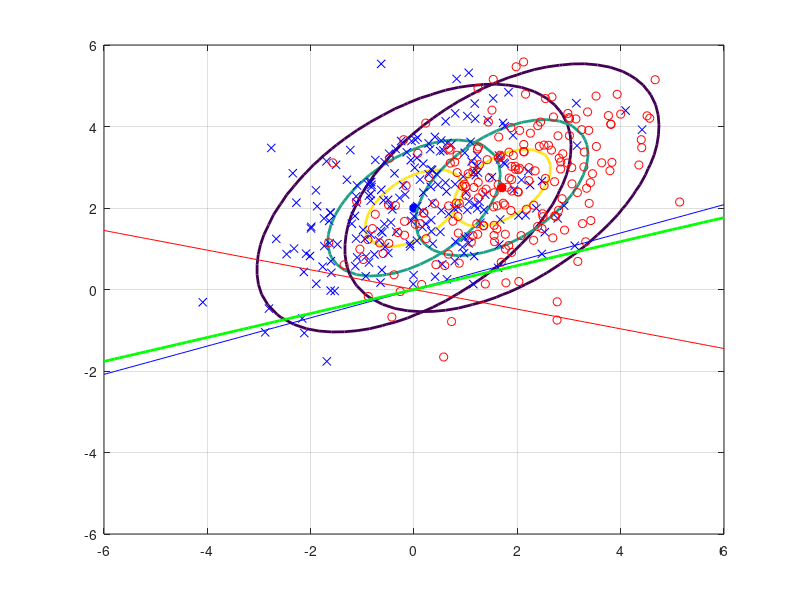

Write the MATLAB code that produced this figure. (Note: this script raises an error after producing the figure.)
C1 = [2,1;1,2];
C2 = [2,1;1,2];
m1 = [0;2];
m2 = [1.7;2.5];

numGrid = 50;
xRange = linspace(-6.0, 6.0, numGrid);
yRange = linspace(-6.0, 6.0, numGrid);
P1 = zeros(numGrid, numGrid);
P2 = P1;
for i = 1:numGrid
    for j = 1:numGrid
        x = [yRange(j) xRange(i)]';
        P1(i,j) = mvnpdf(x', m1', C1);
        P2(i,j) = mvnpdf(x', m2', C2);
    end
end
Pmax = max(max([P1 P2]));
figure(1),clf,
contour(xRange, yRange, P1, [0.1*Pmax 0.5*Pmax 0.8*Pmax], 'LineWidth', 2);
hold on;
plot(m1(1),m1(2), 'b*', 'LineWidth', 4);
contour(xRange, yRange, P2, [0.1*Pmax 0.5*Pmax 0.8*Pmax], 'LineWidth', 2);
plot(m2(1),m2(2), 'r*', 'LineWidth', 4);

N = 200;
X1 = mvnrnd(m1, C1, N);
X2 = mvnrnd(m2, C2, N);
plot(X1(:,1),X1(:,2),'bx',X2(:,1),X2(:,2),'ro');grid on;

wF = inv(C1+C2)*(m1-m2);
xx = -6:0.1:6;
yy = xx*wF(2)/wF(1);

wr = zeros(2,1);
wr(1) = rand(1)*2 - 1;wr(2) = rand(1)*2 - 1;
xr = -6:0.1:6;
yr = xr*wr(2)/wr(1);

wC = zeros(2,1);
wC(1) = m1(1)-m2(1); wC(2) = m1(2)-m2(2);
xc = -6:0.1:6;
yc = xc*wC(2)/wC(1);

plot(xx,yy,'r',xr,yr,'b', xc,yc,'g','LineWidth', 2);
rocResolution = 50;

[ROC, acc, thRange] = lab3f1(N,X1,X2,wF,rocResolution);
[ROCr, accr] = lab3f1(N,X1,X2,wr,rocResolution);
[ROCC, accC] = lab3f1(N,X1,X2,wC,rocResolution);

figure(3), clf,
plot(ROC(:,1), ROC(:,2), 'r', 'LineWidth', 2);
axis([0 100 0 100]);
grid on, hold on
plot(0:100, 0:100, 'b-');
grid on, hold on
plot(ROCr(:,1), ROCr(:,2), 'b', 'LineWidth', 2);
grid on, hold on
plot(ROCC(:,1), ROCC(:,2), 'g', 'LineWidth', 2);
xlabel('False Positive', 'FontSize', 16);
ylabel('True Positive', 'FontSize', 16);
title('Receiver Operating Characteristic Curve', 'FontSize', 20);


ax = linspace(1,rocResolution,rocResolution);
figure(4), clf,
plot(ax, acc, 'r', 'LineWidth', 2);
grid on, hold on
plot(ax, accr, 'b', 'LineWidth', 2);
grid on, hold on
plot(ax, accC, 'g', 'LineWidth', 2);
xlabel('Threshold', 'FontSize', 16);
ylabel('ACC', 'FontSize', 16);
title('ACC in 3 models', 'FontSize', 20);

auc = abs(trapz(ROC(:,1),ROC(:,2))/10000);
aucr = abs(trapz(ROCr(:,1),ROCr(:,2))/10000);
aucC = abs(trapz(ROCC(:,1),ROCC(:,2))/10000);
disp([auc aucr aucC]);
% knn
X = [X1;X2];
N1 = size(X1,1);
N2 = size(X2,1);
y = [ones(N1,1); -1*ones(N2,1)];
d = zeros(N1+N2-1,1);
nCorrect = 0;
k = 7;
for jtst = 1:(N1+N2)
    xtst = X(jtst,:);
    ytst = y(jtst);
    
    jtrn = setdiff(1:N1+N2, jtst);
    Xtrn = X(jtrn,:);
    ytrn = y(jtrn,1);
    x1max = max(Xtrn(:,1));
    x2max = max(Xtrn(:,2));
    x1min = min(Xtrn(:,1));
    x2min = min(Xtrn(:,2));
    
    for i = 1:(N1+N2-1)
        d(i) = (((Xtrn(i,1)-xtst(1))/(x1max-x1min))^2+((Xtrn(i,2)-xtst(2))/(x2max-x2min))^2)^(1/2);
    end
    dc = sort(d);
    i = 0;
    j = 0;
    p = 0; ne = 0;
    while (i<k)
        for j = 1 : (N1+N2)
            if (dc(i+1) == d(j))
                if (y(j)>0)
                    p = p + 1; i = i + 1;break;
                elseif y(j)<0
                    ne = ne + 1; i = i + 1;break;
                end
            end
        end
    end
    if p>ne
        ytrm = 1;
    else
        ytrm = -1;
    end
    
    if(ytrm*ytst>0)
        nCorrect = nCorrect + 1;
    end
end

pCorrect = nCorrect*100/(N1+N2);
%1 1NN
N1 = size(X1,1);
N2 = size(X2,1);
y = [ones(N1,1); -1*ones(N2,1)];
d = zeros(N1+N2-1,1);
nCorrect1 = 0;
for jtst = 1:(N1+N2)
    xtst = X(jtst,:);
    ytst = y(jtst);
    
    jtr = setdiff(1:N1+N2, jtst);
    Xtr = X(jtr,:);
    ytr = y(jtr,1);
    
    for i = 1:(N1+N2-1)
        d(i) = norm(Xtr(i,:)-xtst);
    end
    
    [imin] = find(d == min(d));
    
    if(ytr(imin(1))*ytst>0)
        nCorrect1 = nCorrect1 + 1;
    end
end

pCorrect1 = nCorrect1*100/(N1+N2);

%me k-mean
s1 = zeros(1,2); s2 = zeros(1,2);
s1(1) = (rand(1)*2 - 1);s1(2) = (rand(1)*2 - 1)+2;
s2(1) = 0.25*(rand(1)*2 - 1)+1.75;s2(2) = 0.5*(rand(1)*2 - 1)+2.5;

% s1(1) = 0.5*(rand(1)*2 - 1);s1(2) = 2+0.5*(rand(1)*2 - 1);
% s2(1) = 1.7+0.5*(rand(1)*2 - 1);s2(2) = 2.5+0.5*(rand(1)*2 - 1);

se1 = s1; se2 = s2;
XE1 = zeros(N1+N2,2);XE2 = zeros(N1+N2,2);
ye = [ones(N1,1); -1*ones(N2,1)];
i1 = 1; i2 = 1;
opop = 0;
ea = 0.0001;
nCorrectme = 0;
De1 = 0; De2 = 0;
while opop<5000
    Dep1 = De1; Dep2 = De2;
    De1 = 0; De2 = 0;
    for j = 1:N1+N2
        de1 = norm(X(j,:)-se1);
        de2 = norm(X(j,:)-se2);
        if de1<de2
            XE1(i1,:) = X(j,:); De1 = De1 + de1; i1 = i1 + 1;ye(j) = 1;
        else
            XE2(i2,:) = X(j,:); De2 = De2 + de2; i2 = i2 + 1;ye(j) = -1;
        end
    end
    NE1 = i1; NE2 = i2;
    sep1 = se1; sep2 = se2;
    se1(1) = sum(XE1(1:i1,1))/i1;se1(2) = sum(XE1(1:i1,2))/i1;
    se2(1) = sum(XE2(1:i2,1))/i2;se2(2) = sum(XE2(1:i2,2))/i2;
%     disp([sep1 sep2]);
    klj1 = De1-Dep1;klj2 = De2-Dep2;
%     disp([klj1 klj2]);
%     disp([De1 De2]);
%     if(abs(sep1(1)-se1(1))<ea)&&(abs(sep1(2)-se1(2))<ea)
%         if(abs(sep2(1)-se2(1))<ea)&&(abs(sep2(2)-se2(2))<ea)
%             break;
%         end
%     end
    i1 = 1; i2 = 1;
    XE1 = zeros(N1+N2,2);XE2 = zeros(N1+N2,2);
    opop = opop+1;
end
for j = 1:N1+N2
    if ye(j)*y(j)>0
        nCorrectme = nCorrectme+1;
    end
end
pCorrectme = nCorrectme*100/(N1+N2);

%mm mahal
y = [ones(N1,1); -1*ones(N2,1)];
ym = [ones(N1,1); -1*ones(N2,1)];
nCorrectmm = 0;
for jtst = 1:(N1+N2)
    xtst = X(jtst,:);
    ytst = y(jtst);
    
    for i = 1:(N1+N2-1)
        dm1 = mahal(xtst,X1);
        dm2 = mahal(xtst,X2);
        if dm1<dm2
            ym(i) = 1;
        else
            ym(i) = -1;
        end
    end
    
    if(ym(jtst)*ytst>0)
        nCorrectmm = nCorrectmm + 1;
    end
end

pCorrectmm = nCorrectmm*100/(N1+N2);

disp([ '   1NN','         mahal', '      kNN','      kmean', '      Fisher']);
disp([ pCorrect1 pCorrectmm pCorrect pCorrectme max(acc)]);
disp([se1 se2]);
disp([De1 De2]);
figure(1),
plot(se1, se2, 'k*');
disp(opop);

t = find(acc==max(acc));
Threshold = thRange(max(t));
xxx = -6:0.1:6;
yyy = xxx*(-1)*wF(1)/wF(2) + wF(1)*wF(1)/wF(2)*Threshold + wF(2)*Threshold;
figure(1),
plot(xxx,yyy,'k','LineWidth', 2);

xx3 = -2:0.1:2;
Z = 0:0.005:0.09;
[xx,yy]=meshgrid(xRange,yRange);
[x3,ZZ]=meshgrid(xx3,Z);
figure(2),clf,
surf(xx,yy,P1);hold on;
surf(xx,yy,P2);hold on;
y3 = x3*(-1)*wF(1)/wF(2) + wF(1)*wF(1)/wF(2)*Threshold + wF(2)*Threshold;
surf(x3,y3,ZZ);colormap winter;
shading interp;



